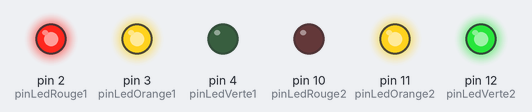
The sketch below on a simulated Arduino Uno, built with avr-gcc and run on an emulated ATmega328P. Parts: output pins drawn as LEDs (lit = HIGH).

Above: at 2.5 s.
At 6.0 s:
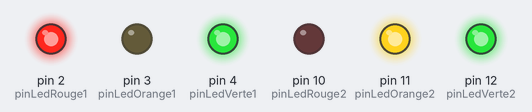
At 12.5 s:
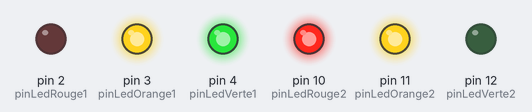
At 16.0 s:
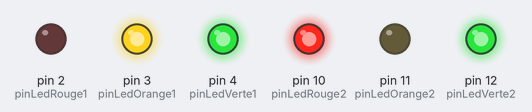
At 18.5 s:
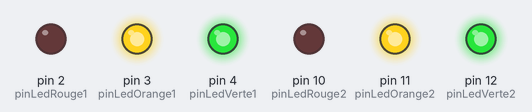
Timing chart, 0 to 26.0 s (numbered marks = the images above):
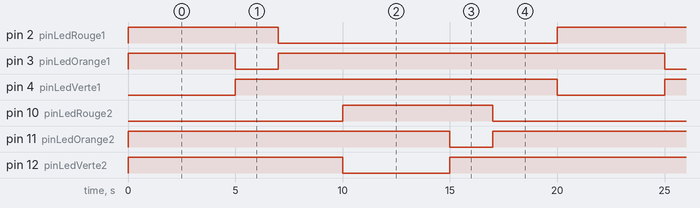

The sketch:

FeuxTricolor_2.ino
```cpp
/***************************************
 * Feu tricolore 2
 * Sequencement de 2 x 3 leds Rouge Orange Verte pour simuler deux feux tricolores en alternat
 * programation sequentielle classique
 *
 * (C) 2021 betamachine www.betamachine.fr
 * net234@frdev.com
 */
#include <Arduino.h>

// Constantes modifiable pour les durées en millisecondes
//const int delaiFeuRouge  = 5000;
const int delaiFeuOrange = 2000;
const int delaiFeuVert   = 5000;
const int delaiSecurite  = 3000; // pause avec les deux feux au rouge

// Numéro des pin hardware pour les leds
//feu n°1
const int pinLedRouge1  = 2;
const int pinLedOrange1 = 3;
const int pinLedVerte1  = 4;
//feu n°2
const int pinLedRouge2  = 10;
const int pinLedOrange2 = 11;
const int pinLedVerte2  = 12;

// Type de cablage des leds
const bool ledOn  = LOW;
const bool ledOff = not ledOn;

void setup() {
  // Initialisation et les feux au rouge

  // feu N°1 rouge
  pinMode(pinLedRouge1, OUTPUT);
  pinMode(pinLedOrange1, OUTPUT);
  pinMode(pinLedVerte1, OUTPUT);
  digitalWrite(pinLedRouge1,ledOn);
  digitalWrite(pinLedOrange1,ledOff);
  digitalWrite(pinLedVerte1,ledOff);

  // feu N°2 rouge
  pinMode(pinLedRouge2, OUTPUT);
  pinMode(pinLedOrange2, OUTPUT);
  pinMode(pinLedVerte2, OUTPUT);
  digitalWrite(pinLedRouge2,ledOn);
  digitalWrite(pinLedOrange2,ledOff);
  digitalWrite(pinLedVerte2,ledOff);
}

// boucle sequentielle rouge vert orange pour le feu n°1 puis idem pour le feu n°2
void loop() {
  // feu N°1 passe du rouge au vert (on suppose les 2 feux au rouge)
 digitalWrite(pinLedRouge1,ledOff);
 digitalWrite(pinLedVerte1,ledOn);
 delay(delaiFeuVert);

  // feu N°1 passe du vert à l'orange
  digitalWrite(pinLedVerte1,ledOff);
  digitalWrite(pinLedOrange1,ledOn);
  delay(delaiFeuOrange);

  // feu N°1 passe de l'orange au rouge
  digitalWrite(pinLedOrange1,ledOff);
  digitalWrite(pinLedRouge1,ledOn);
  delay(delaiSecurite);  // les 2 feux sont rouge

  // feu n°2 passe du rouge au  vert
  digitalWrite(pinLedRouge2,ledOff);
  digitalWrite(pinLedVerte2,ledOn);
  delay(delaiFeuVert);

  // feu N°2 passe du vert à l'orange
  digitalWrite(pinLedVerte2,ledOff);
  digitalWrite(pinLedOrange2,ledOn);
  delay(delaiFeuOrange);

  // feu N°2 passe de l'orange au rouge
  digitalWrite(pinLedOrange2,ledOff);
  digitalWrite(pinLedRouge2,ledOn);
  delay(delaiSecurite);  // les 2 feux sont rouges
}
```

Measured:
- by itself, pin 2 (pinLedRouge1), pin 10 (pinLedRouge2): alternates HIGH for 7.0 s and LOW for 13.0 s
- by itself, pin 3 (pinLedOrange1), pin 11 (pinLedOrange2): alternates HIGH for 18.0 s and LOW for 2.0 s
- by itself, pin 4 (pinLedVerte1), pin 12 (pinLedVerte2): alternates HIGH for 15.0 s and LOW for 5.0 s
